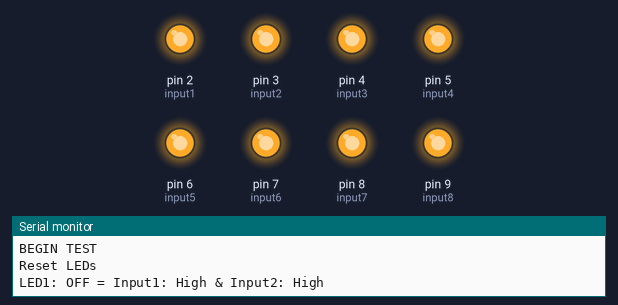
Bench run of a sketch on a simulated Arduino Uno, built with avr-gcc and run on an emulated ATmega328P. Shown: output pins drawn as LEDs (lit = HIGH), the last lines printed to the serial monitor.

Above: at 0.2 s.
At 1.2 s:
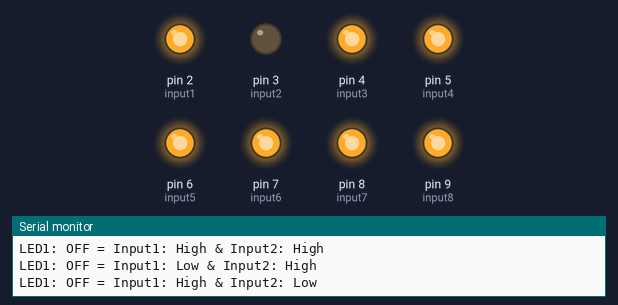
At 2.7 s:
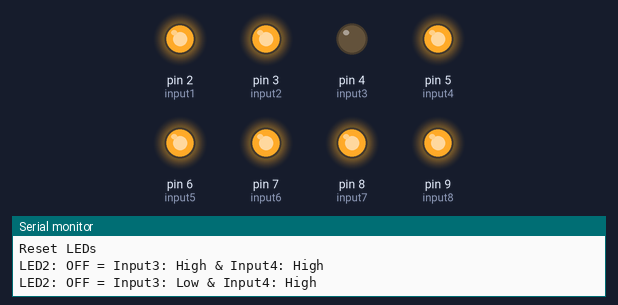
At 4.7 s:
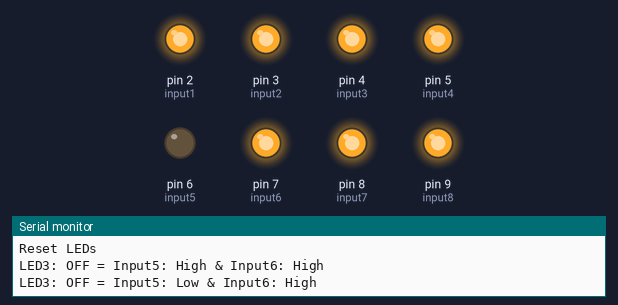
At 7.2 s:
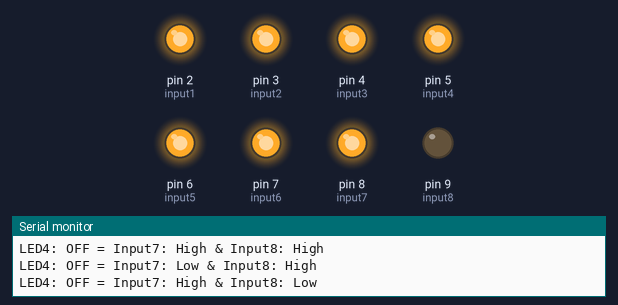
At 9.7 s:
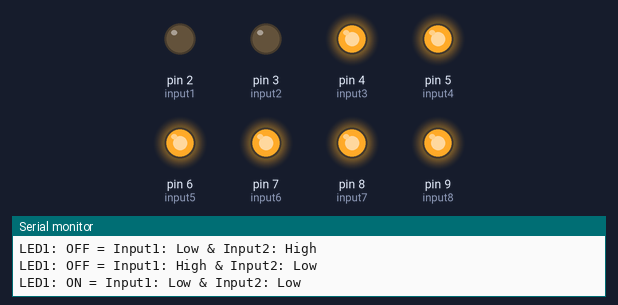
Timing chart, 0 to 10.4 s (numbered marks = the images above):
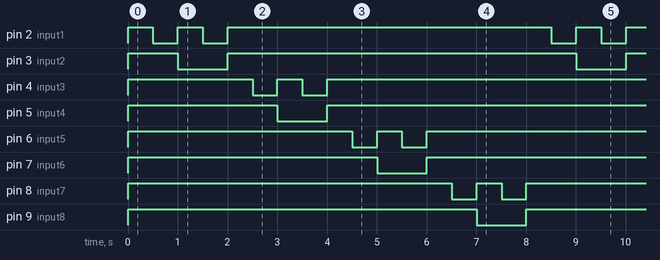

Measured:
- by itself, pin 2 (input1), pin 4 (input3), pin 6 (input5), pin 8 (input7): repeats every 8.0 s: LOW 0.50 s, HIGH 0.50 s, LOW 0.50 s, HIGH 6.5 s
- by itself, pin 3 (input2), pin 5 (input4), pin 7 (input6): repeats every 8.0 s: LOW 1.0 s, HIGH 7.0 s
- by itself, pin 9 (input8): alternates HIGH for 7.0 s and LOW for 1.0 s

The sketch:

CD4001.ino
```cpp
#define input1 2
#define input2 3
#define input3 4
#define input4 5
#define input5 6
#define input6 7
#define input7 8
#define input8 9

int delaymSec = 100;
void writeMessage(String message){
  Serial.println (message);
}

void resetLEDs(){
  writeMessage("Reset LEDs");
  digitalWrite(input1, HIGH);
  digitalWrite(input2, HIGH);
  digitalWrite(input3, HIGH);
  digitalWrite(input4, HIGH);
  digitalWrite(input5, HIGH);
  digitalWrite(input6, HIGH);
  digitalWrite(input7, HIGH);
  digitalWrite(input8, HIGH);
}


void setup() {
  // put your setup code here, to run once:
  pinMode(input1, OUTPUT);
  pinMode(input2, OUTPUT);
  pinMode(input3, OUTPUT);
  pinMode(input4, OUTPUT);
  pinMode(input5, OUTPUT);
  pinMode(input6, OUTPUT);
  pinMode(input7, OUTPUT);
  pinMode(input8, OUTPUT);
  Serial.begin(9600);
  writeMessage("BEGIN TEST");
}


void loop() {
  // put your main code here, to run repeatedly:
  resetLEDs();
  // Starting Case for LED 1
  writeMessage("LED1: OFF = Input1: High & Input2: High");
  digitalWrite(input1, HIGH);
  digitalWrite(input2, HIGH);
  delay (500);
  writeMessage("LED1: OFF = Input1: Low & Input2: High");
  digitalWrite(input1, LOW);
  digitalWrite(input2, HIGH);
  delay(500);
  writeMessage("LED1: OFF = Input1: High & Input2: Low");
  digitalWrite(input1, HIGH);
  digitalWrite(input2, LOW);
  delay(500);
  writeMessage("LED1: ON = Input1: Low & Input2: Low");
  digitalWrite(input1, LOW);
  digitalWrite(input2, LOW);
  delay(500);
  resetLEDs();
  // Starting Case for LED 2
  writeMessage("LED2: OFF = Input3: High & Input4: High");
  digitalWrite(input3, HIGH);
  digitalWrite(input4, HIGH);
  delay (500);
  writeMessage("LED2: OFF = Input3: Low & Input4: High");
  digitalWrite(input3, LOW);
  digitalWrite(input4, HIGH);
  delay(500);
  writeMessage("LED2: OFF = Input3: High & Input4: Low");
  digitalWrite(input3, HIGH);
  digitalWrite(input4, LOW);
  delay(500);
  writeMessage("LED2: ON = Input3: Low & Input4: Low");
  digitalWrite(input3, LOW);
  digitalWrite(input4, LOW);
  delay(500);
  // Starting Case for LED 3
  resetLEDs();
  writeMessage("LED3: OFF = Input5: High & Input6: High");
  digitalWrite(input5, HIGH);
  digitalWrite(input6, HIGH);
  delay (500);
  writeMessage("LED3: OFF = Input5: Low & Input6: High");
  digitalWrite(input5, LOW);
  digitalWrite(input6, HIGH);
  delay(500);
  writeMessage("LED3: OFF = Input5: High & Input6: Low");
  digitalWrite(input5, HIGH);
  digitalWrite(input6, LOW);
  delay(500);
  writeMessage("LED3: ON = Input5: Low & Input6: Low");
  digitalWrite(input5, LOW);
  digitalWrite(input6, LOW);
  delay(500);
  // Starting Case for LED 4
  resetLEDs();
  writeMessage("LED4: OFF = Input7: High & Input8: High");
  digitalWrite(input7, HIGH);
  digitalWrite(input8, HIGH);
  delay (500);
  writeMessage("LED4: OFF = Input7: Low & Input8: High");
  digitalWrite(input7, LOW);
  digitalWrite(input8, HIGH);
  delay(500);
  writeMessage("LED4: OFF = Input7: High & Input8: Low");
  digitalWrite(input7, HIGH);
  digitalWrite(input8, LOW);
  delay(500);
  writeMessage("LED4: ON = Input7: Low & Input8: Low");
  digitalWrite(input7, LOW);
  digitalWrite(input8, LOW);
  delay(500);
  writeMessage ("End Test");
}
```
